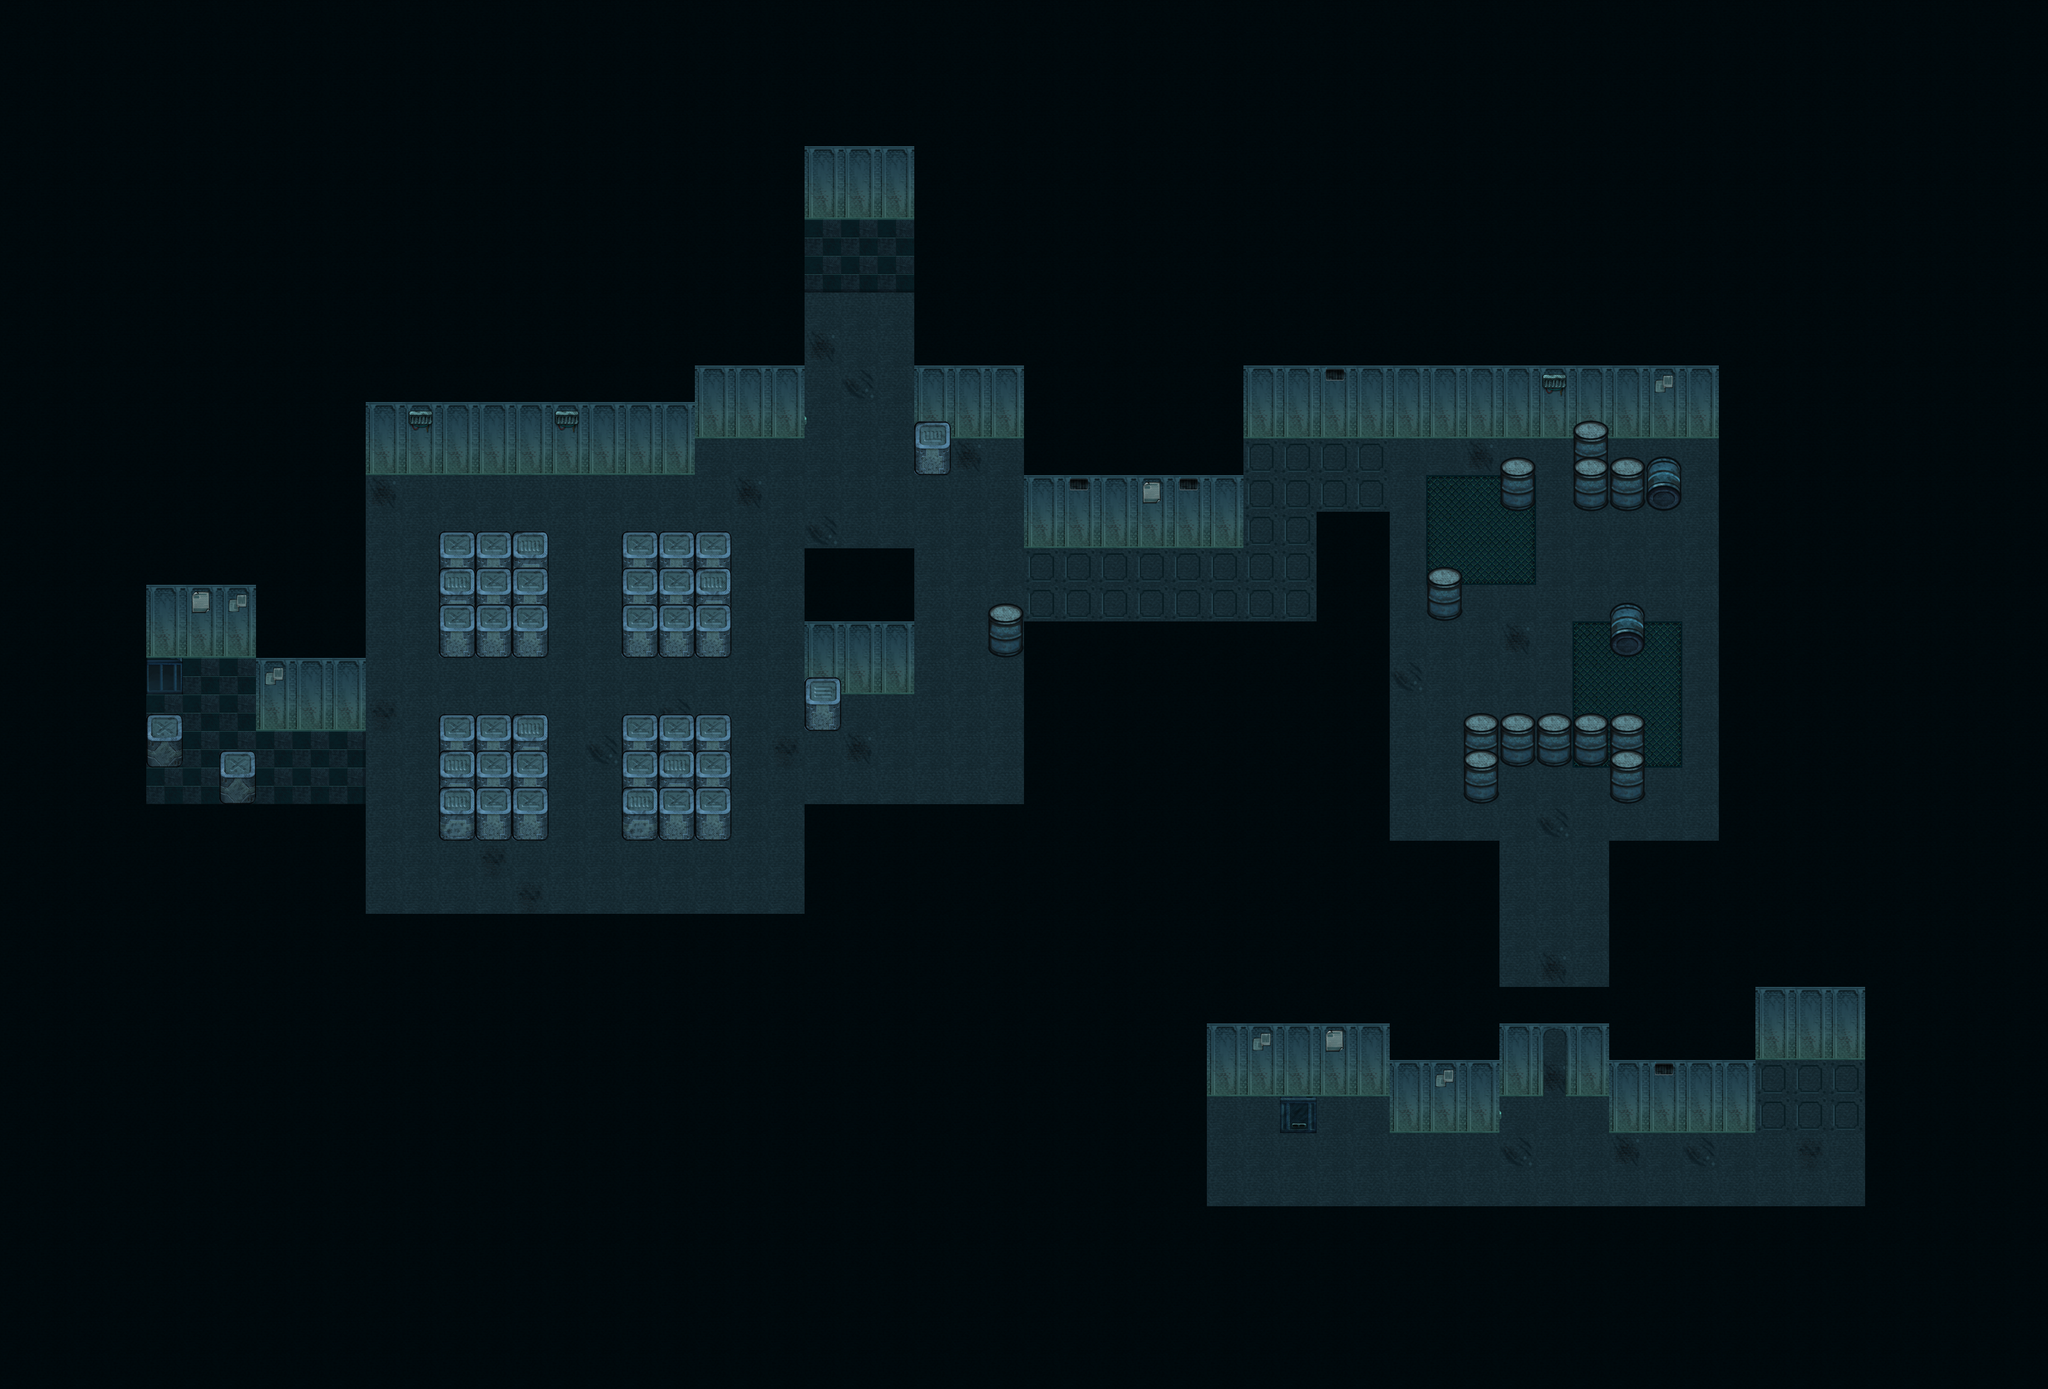

Below is a game level as drawn by its tile map, then a one-line description and the .tmx that defines it (tile-layer data replaced by summaries):
An orthogonal 56x38 tile map with 60x60 px tiles, 5 tile layers (lower1, lower2, shade, collide, ...) and 14 objects (2x terminal, 2x laser, player, circuit, levelEnd).

<map version="1.0" orientation="orthogonal" width="56" height="38" tilewidth="60" tileheight="60">
 <tileset firstgid="1" name="tileset" tilewidth="60" tileheight="60">
  <image source="tileset.png" width="720" height="660" />
 </tileset>
 <layer name="lower1" width="56" height="38">
  <data>[2128 cells, 2047 non-empty, 18 distinct tile ids]</data>
 </layer>
 <layer name="lower2" width="56" height="38">
  <data>[2128 cells, 2 non-empty, 2 distinct tile ids]</data>
 </layer>
 <layer name="shade" width="56" height="38">
  <data>[2128 cells, 0 non-empty, 0 distinct tile ids]</data>
 </layer>
 <layer name="collide" width="56" height="38">
  <data>[2128 cells, 1762 non-empty, 10 distinct tile ids]</data>
 </layer>
 <layer name="upper" width="56" height="38">
  <data>[2128 cells, 75 non-empty, 13 distinct tile ids]</data>
 </layer>
 <objectgroup name="objects" width="56" height="38">
  <object name="terminal" type="terminal" x="2100" y="1800" width="60" height="60">
   <properties>
    <property name="color" value="red" />
    <property name="direction" value="1" />
    <property name="id" value="1" />
   </properties>
  </object>
  <object name="player" type="player" x="2940" y="1740" width="60" height="60" />
  <object name="laser" type="laser" x="2460" y="1800" width="180" height="60">
   <properties>
    <property name="color" value="red" />
    <property name="direction" value="0" />
    <property name="id" value="1" />
   </properties>
  </object>
  <object name="circuit" x="2159" y="1829">
   <properties>
    <property name="id" value="1" />
   </properties>
   <polyline points="0,0 90,0 90,62 335,62 334,2 299,1" />
  </object>
  <object name="laser" type="laser" x="1320" y="660" width="180" height="60">
   <properties>
    <property name="color" value="red" />
    <property name="direction" value="0" />
    <property name="id" value="2" />
   </properties>
  </object>
  <object name="terminal" type="terminal" x="240" y="1080" width="60" height="60">
   <properties>
    <property name="color" value="red" />
    <property name="direction" value="0" />
    <property name="id" value="1" />
   </properties>
  </object>
  <object x="301" y="1111">
   <polyline points="0,0 89,0 91,117 325,117 327,-303 867,-303 867,-359 1049,-359 1049,-419 1020,-421" />
  </object>
  <object name="levelEnd" type="levelEnd" x="1380" y="356" width="60" height="43" />
 </objectgroup>
 <objectgroup name="guards" width="56" height="38">
  <object x="2316" y="1319">
   <properties>
    <property name="bhv" value="2" />
   </properties>
   <polyline points="0,0 12,-197 185,-201 184,-359" />
  </object>
  <object x="2329" y="756">
   <properties>
    <property name="bhv" value="2" />
   </properties>
   <polyline points="0,0 1,143 323,140" />
  </object>
  <object x="2764" y="1050">
   <properties>
    <property name="bhv" value="2" />
   </properties>
   <polyline points="0,0 4,256" />
  </object>
  <object x="1258" y="1228">
   <properties>
    <property name="bhv" value="2" />
   </properties>
   <polyline points="0,0 0,-410 300,-410 302,-4 0,-2" />
  </object>
  <object x="665" y="1433">
   <properties>
    <property name="bhv" value="2" />
   </properties>
   <polyline points="0,0 594,4" />
  </object>
  <object x="664" y="831">
   <properties>
    <property name="bhv" value="2" />
   </properties>
   <polyline points="0,0 -1,289 296,289 297,-7" />
  </object>
 </objectgroup>
</map>
